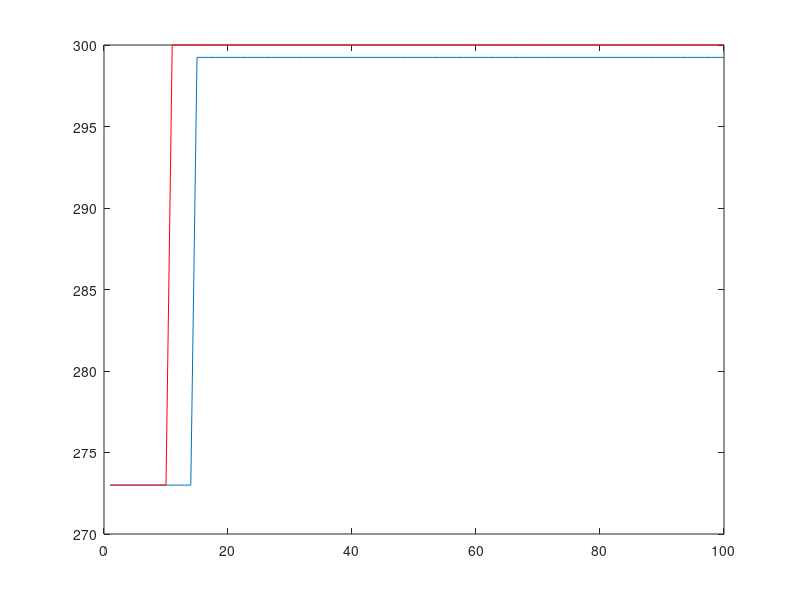

Write the MATLAB code that produced this figure.
clc;clear all;                                                              % Comment 
t=1:1:100;
tin=1;
tf=100;
% delta_t=tf-tin
Tin=[273*ones(10,1); 300*ones(90,1)];
Tin=Tin'
Tb=273;
flowrate=5
area=.01
L=2%m
v=flowrate/(1000*area)
delta_t=L/v
% delta_t=10
%%
RC=140                                                                     
Tout=273*ones(1,100);

for i=(delta_t+1):1:length(Tout)
    
Tout(i)= Tb+(Tin(i-delta_t)-Tb)*exp(-delta_t/RC);
end
figure(1)
plot(t,Tout);shg
hold on;
plot(t,Tin,'r')
%%